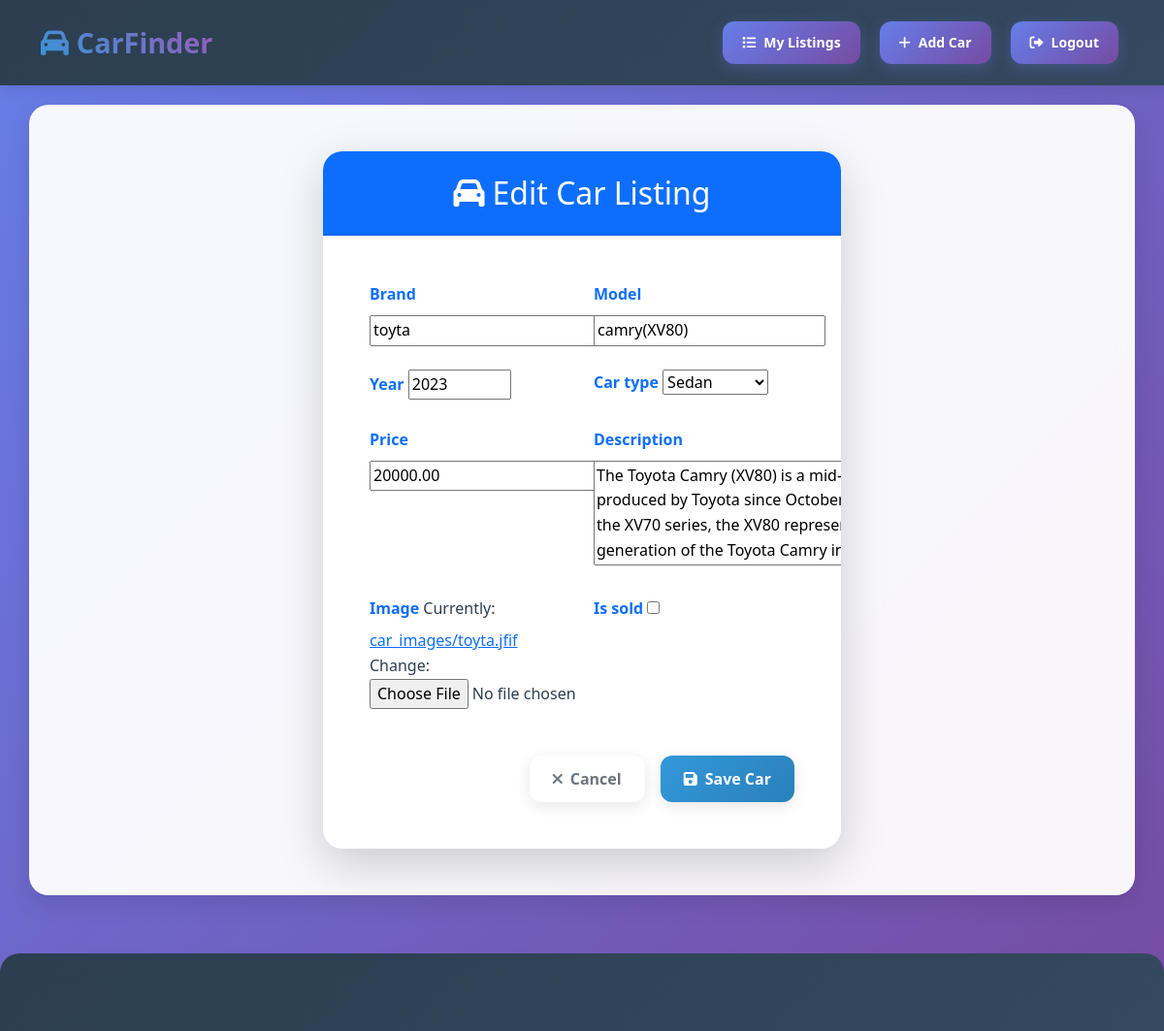
Before: /edit-car/4/ (signed in) with the older database file.
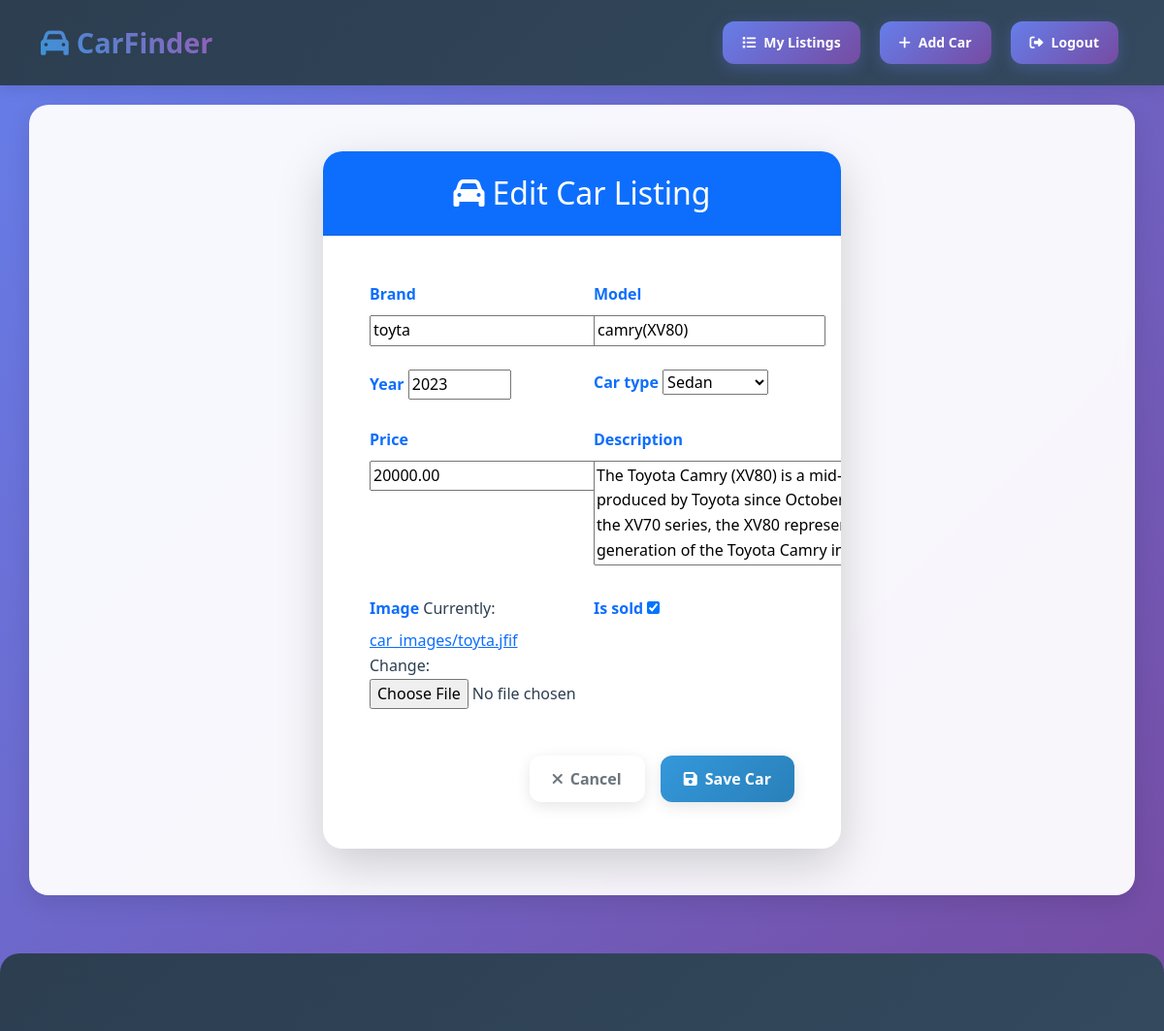
After: the same page with the newer database file.
### cars/models.py (models this page shows, shortened)
class Car(models.Model):
    CAR_TYPES = [
        ('SUV', 'SUV'),
        ('Sedan', 'Sedan'),
        ('Hatchback', 'Hatchback'),
        ('Coupe', 'Coupe'),
        ('Convertible', 'Convertible'),
        ('Truck', 'Truck'),
        ('Van', 'Van'),
    ]
    user = models.ForeignKey(User, on_delete=models.CASCADE)
    brand = models.CharField(max_length=100)
    model = models.CharField(max_length=100)
    year = models.IntegerField()
    price = models.DecimalField(max_digits=10, decimal_places=2)
    car_type = models.CharField(max_length=20, choices=CAR_TYPES, default='Sedan')
    description = models.TextField()
    image = models.ImageField(upload_to='car_images/')
    created_at = models.DateTimeField(auto_now_add=True)
    is_sold = models.BooleanField(default=False)
    class Meta:
        ordering = ['-created_at']

### cars/views.py (the view)
# urls.py: path('edit-car/<int:pk>/', views.edit_car, name='edit-car'),
@login_required
def edit_car(request, pk):
    car = get_object_or_404(Car, pk=pk)
    if car.user != request.user:
        messages.error(request, 'You can only edit your own listings!')
        return redirect('home')
    if request.method == 'POST':
        form = CarForm(request.POST, request.FILES, instance=car)
        if form.is_valid():
            form.save()
            messages.success(request, 'Car listing updated successfully!')
            return redirect('my-listings')
    else:
        form = CarForm(instance=car)
    return render(request, 'cars/car_form.html', {'form': form, 'title': 'Edit Car'})

### cars/forms.py
class CarForm(forms.ModelForm):
    class Meta:
        model = Car
        fields = ['brand', 'model', 'year', 'car_type', 'price', 'description', 'image', 'is_sold']
        widgets = {
            'description': forms.Textarea(attrs={'rows': 4}),
            'year': forms.NumberInput(attrs={'min': 1900, 'max': 2026}),
        }

### users/templates/cars/car_form.html (shortened to what this page needs)
{% extends 'base.html' %}
{% block content %}
<div class="container py-5">
    <div class="row justify-content-center fade-in">
        <div class="col-lg-8 col-xl-6">
            <div class="card border-0 shadow-lg">
                <div class="card-header bg-primary text-white py-4">
                    <h2 class="text-center mb-0">
                        <i class="fas fa-car me-2"></i>{{ title }} Listing
                    </h2>
                </div>
                <div class="card-body p-5">
                    <form method="post" enctype="multipart/form-data" class="needs-validation" novalidate>
                        <div class="row">
                            {% for field in form %}
                            <div class="col-md-6 mb-4">
                                <label class="form-label fw-bold text-primary">{{ field.label }}</label>
                                {{ field }}
                            </div>
                            {% endfor %}
                        </div>
                        <div class="d-grid gap-2 d-md-flex justify-content-md-end mt-4">
                            <a href="{% url 'my-listings' %}" class="btn btn-outline-secondary me-md-2 px-4">
                                <i class="fas fa-times me-2"></i>Cancel
                            </a>
                            <button type="submit" class="btn btn-primary px-4">
                                <i class="fas fa-save me-2"></i>Save Car
                            </button>
                        </div>
                    </form>
                </div>
            </div>
        </div>
    </div>
</div>
{% endblock %}

Changed rows visible on the page:
changed Car "toyta": is_sold "☐" → "☑"
